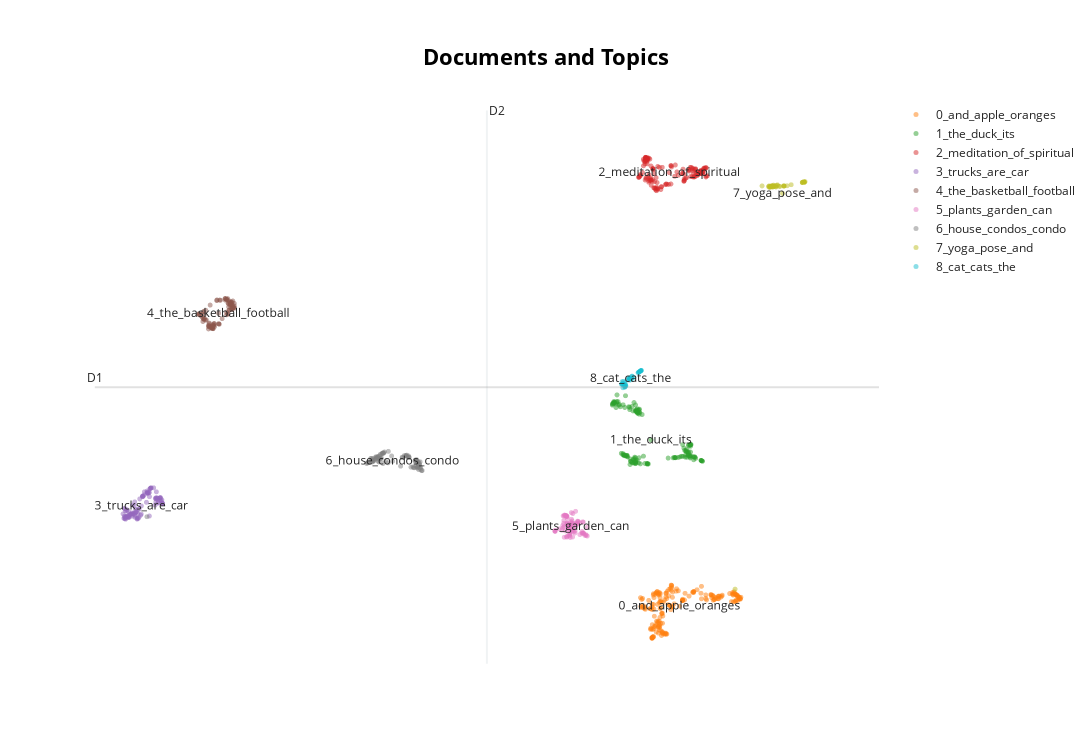

Notebook code for this chart:
### Code cell
topic_model.visualize_documents(texts)
